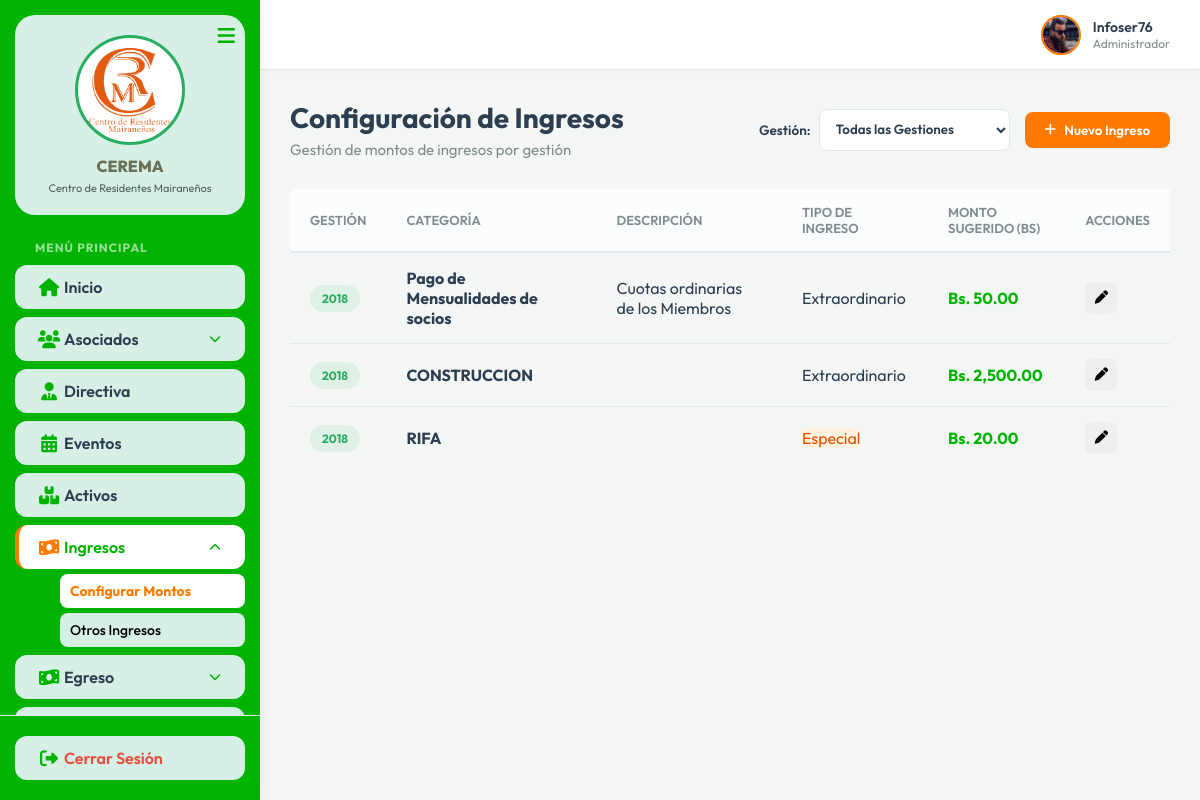
/Controller/categorias_ingreso.controller.php (signed in), run on the app's committed database.
### tables this page shows
CREATE TABLE `categorias_ingreso` (
  `id_cat_ingreso` int(11) NOT NULL AUTO_INCREMENT,
  `id_gestion` int(11) DEFAULT NULL,
  `nombre` varchar(100) NOT NULL,
  `requiere_socio` tinyint(1) NOT NULL DEFAULT 1,
  `monto_sugerido` decimal(10,2) DEFAULT 0.00,
  `descripcion` varchar(255) DEFAULT NULL,
  PRIMARY KEY (`id_cat_ingreso`)
);

CREATE TABLE `gestiones` (
  `id_gestion` int(11) NOT NULL AUTO_INCREMENT,
  `gestion` int(11) NOT NULL,
  `fecha_inicio` date NOT NULL,
  `fecha_fin` date NOT NULL,
  `estado` enum('Planificada','En Curso','Cerrada') NOT NULL DEFAULT 'Planificada',
  `created_at` timestamp NOT NULL DEFAULT current_timestamp(),
  PRIMARY KEY (`id_gestion`),
  UNIQUE KEY `gestion` (`gestion`)
);

### Controller/categorias_ingreso.controller.php (called while the page is built, shortened)
<?php
require_once __DIR__ . '/../Model/mcategorias_ingreso.php';
$database = new Database();
$db = $database->getConnection();
$categoriasModel = new CategoriasIngresoModel($db);
$queryGestiones = "SELECT * FROM gestiones ORDER BY gestion DESC";
$stmtGestiones = $db->prepare($queryGestiones);
$stmtGestiones->execute();
$gestiones_list = $stmtGestiones->fetchAll(PDO::FETCH_ASSOC);
$id_gestion_selected = isset($_GET['id_gestion']) ? $_GET['id_gestion'] : null;
if (!$id_gestion_selected) {
    foreach ($gestiones_list as $g) {
        if ($g['estado'] == 'En Curso') {
            $id_gestion_selected = $g['id_gestion'];
            break;
        }
    }
}
$stmt = $categoriasModel->getAll($id_gestion_selected);
$categorias = $stmt->fetchAll(PDO::FETCH_ASSOC);
if (empty($categorias) && !isset($_GET['id_gestion'])) {
    $id_gestion_selected = 'all';
    $stmt = $categoriasModel->getAll('all');
    $categorias = $stmt->fetchAll(PDO::FETCH_ASSOC);
}
require_once __DIR__ . '/../View/vcategorias_ingreso.php';
?>

### Model/mcategorias_ingreso.php (called while the page is built, shortened)
<?php
class CategoriasIngresoModel {
    private $conn;
    private $table_name = "categorias_ingreso";
    public function __construct($db) {
        $this->conn = $db;
    }
    public function getAll($id_gestion = null) {
        if ($id_gestion && $id_gestion !== 'all') {
            $query = "SELECT c.*, g.gestion
                      FROM " . $this->table_name . " c
                      LEFT JOIN gestiones g ON c.id_gestion = g.id_gestion
                      WHERE c.id_gestion = ? OR c.id_gestion IS NULL
                      ORDER BY c.id_cat_ingreso ASC";
            $stmt = $this->conn->prepare($query);
            $stmt->bindParam(1, $id_gestion);
        } else {
            $query = "SELECT c.*, g.gestion
                      FROM " . $this->table_name . " c
                      LEFT JOIN gestiones g ON c.id_gestion = g.id_gestion
                      ORDER BY c.id_cat_ingreso ASC";
            $stmt = $this->conn->prepare($query);
        }
        $stmt->execute();
        return $stmt;
    }
}
?>

### View/vcategorias_ingreso.php (the view, shortened to what this page needs)
<?php include 'header.php'; ?>
<div class="dashboard-header">
    <div class="header-actions" style="display: flex; justify-content: space-between; align-items: center; flex-wrap: wrap; gap: 15px;">
        <div>
            <h1 class="page-title">Configuración de Ingresos</h1>
            <p class="page-subtitle">Gestión de montos de ingresos por gestión</p>
        </div>
        <div style="display: flex; align-items: center; gap: 15px;">
            <div style="display: flex; align-items: center; gap: 8px;">
                <label for="selectGestionFilter" style="font-weight: 600; color: var(--text-main); font-size: 13.5px;">Gestión:</label>
                <select id="selectGestionFilter" onchange="window.location.href='categorias_ingreso.controller.php?id_gestion='+this.value" style="padding: 8px 12px; border: 1.5px solid var(--border-color); border-radius: var(--radius-sm); outline: none; font-family: inherit; font-weight: 600; background-color: white; color: var(--text-main); height: 42px;">
                    <option value="all" <?php echo ($id_gestion_selected === 'all') ? 'selected' : ''; ?>>Todas las Gestiones</option>
                </select>
            </div>
            <button class="btn-primary" onclick="openCreateModal()">
                <i class="fa-solid fa-plus"></i> Nuevo Ingreso
            </button>
        </div>
    </div>
</div>
<div class="card">
    <div class="table-responsive">
        <table class="data-table" style="width: 100%; border-collapse: collapse;">
            <thead>
                <tr>
                    <th>Gestión</th>
                    <th>Categoría</th>
                    <th>Descripción</th>
                    <th>Tipo de Ingreso</th>
                    <th>Monto Sugerido (Bs)</th>
                    <th>Acciones</th>
                </tr>
            </thead>
            <tbody>
                <?php foreach ($categorias as $cat): ?>
                <tr>
                    <td>
                        <span class="badge-status activo" style="font-weight: 700;">
                            <?php echo !empty($cat['gestion']) ? htmlspecialchars($cat['gestion']) : 'Todas'; ?>
                        </span>
                    </td>
                    <td><strong><?php echo htmlspecialchars($cat['nombre']); ?></strong></td>
                    <td><?php echo htmlspecialchars($cat['descripcion']); ?></td>
                    <td>
                        <?php if ($cat['requiere_socio'] == 1): ?>
                            <span class="status-badge status-pagado">Extraordinario</span>
                        <?php elseif ($cat['requiere_socio'] == 2): ?>
                            <span class="status-badge" style="background: #fff3e0; color: #e65100;">Especial</span>
                        <?php else: ?>
                            <span class="status-badge status-pendiente">Genérico</span>
                        <?php endif; ?>
                    </td>
                    <td style="font-weight: bold; color: #00B300;">Bs. <?php echo number_format($cat['monto_sugerido'], 2); ?></td>
                    <td>
                        <div class="action-buttons">
                            <button class="btn-icon btn-edit" onclick="editCategoria(<?php echo $cat['id_cat_ingreso']; ?>)" title="Configurar Monto">
                                <i class="fa-solid fa-pen"></i>
                            </button>
                        </div>
                    </td>
                </tr>
                <?php endforeach; ?>
            </tbody>
        </table>
    </div>
</div>
<link rel="stylesheet" href="../css/mensualidad.css">
<?php include 'footer.php'; ?>

### View/header.php (shortened to what this page needs)
<!DOCTYPE html>
<html lang="es">
<head>
    <link rel="stylesheet" href="../css/outfit.css">
    <link rel="stylesheet" href="../css/font-awesome/css/all.min.css">
    <link rel="stylesheet" href="../css/style.css">
</head>
<body>
    <div class="app-container">
        <aside class="sidebar" id="sidebar">
            <div class="sidebar-header-card">
                <div class="logo-box">
                    <img src="../imagenes/institucinal/logo.png" alt="CEREMA Logo" class="sidebar-logo-img">
                </div>
                <h3 class="sidebar-title">CEREMA</h3>
                <p class="sidebar-subtitle">Centro de Residentes Mairaneños</p>
                <button class="toggle-btn" id="toggle-btn">
                    <i class="fa-solid fa-bars"></i>
                </button>
            </div>
            <nav class="sidebar-nav">
                <div class="nav-heading">MENÚ PRINCIPAL</div>
                <?php
                $current_page = basename($_SERVER['PHP_SELF']);
                $is_socios = ($current_page == 'socio.controller.php');
                $is_mensualidad = ($current_page == 'mensualidad.controller.php');
                $is_aporte = ($current_page == 'aporte.controller.php');
                $is_aporte_especial = ($current_page == 'aporte_especial.controller.php');
                $is_cuota_inicial = ($current_page == 'cuota_inicial.controller.php');
                $is_evento = ($current_page == 'evento.controller.php');
                $is_categorias_ingreso = ($current_page == 'categorias_ingreso.controller.php');
                $is_otro_ingreso = ($current_page == 'otro_ingreso.controller.php');
                $is_sueldo = ($current_page == 'sueldo.controller.php');
                $is_servicio = ($current_page == 'servicio.controller.php');
                $is_otro_gasto = ($current_page == 'otro_gasto.controller.php');
                $is_egreso_ext = ($current_page == 'egreso_extraordinario.controller.php');
                $is_egreso_esp = ($current_page == 'egreso_especial.controller.php');
                $is_activo = ($current_page == 'activo.controller.php');
                $is_reporte = ($current_page == 'reporte.controller.php');
                ?>
                <ul class="nav-list">
                    <li class="nav-item <?php echo ($current_page == 'dashboard.php') ? 'active' : ''; ?>">
                        <a href="../View/dashboard.php" class="nav-link">
                            <i class="fa-solid fa-house"></i>
                            <span class="nav-text">Inicio</span>
                        </a>
                    </li>
                    <li class="nav-item has-submenu <?php echo ($is_socios || $is_mensualidad || $is_aporte || $is_aporte_especial || $is_cuota_inicial) ? 'active open' : ''; ?>">
                        <a href="#" class="nav-link">
                            <i class="fa-solid fa-users"></i>
                            <span class="nav-text">Asociados</span>
                            <i class="fa-solid fa-chevron-down submenu-icon" style="margin-left: auto; font-size: 12px; color: #00B300;"></i>
                        </a>
                    </li>
                    <li class="nav-item <?php echo ($current_page == 'directiva.controller.php') ? 'active' : ''; ?>">
                        <a href="../Controller/directiva.controller.php" class="nav-link">
                            <i class="fa-solid fa-user-tie"></i>
                            <span class="nav-text">Directiva</span>
                        </a>
                    </li>
                    <li class="nav-item <?php echo ($is_evento) ? 'active' : ''; ?>">
                        <a href="../Controller/evento.controller.php" class="nav-link">
                            <i class="fa-solid fa-calendar-days"></i>
                            <span class="nav-text">Eventos</span>
                        </a>
                    </li>
                    <li class="nav-item <?php echo ($is_activo) ? 'active' : ''; ?>">
                        <a href="../Controller/activo.controller.php" class="nav-link">
                            <i class="fa-solid fa-boxes-stacked"></i>
                            <span class="nav-text">Activos</span>
                        </a>
                    </li>
                    <li class="nav-item has-submenu <?php echo ($is_categorias_ingreso || $is_otro_ingreso) ? 'active open' : ''; ?>">
                        <a href="#" class="nav-link">
                            <i class="fa-solid fa-money-bill-wave"></i>
                            <span class="nav-text">Ingresos</span>
                            <i class="fa-solid fa-chevron-down submenu-icon" style="margin-left: auto; font-size: 12px; color: #00B300;"></i>
                        </a>
                        <ul class="nav-submenu">
                            <li><a href="../Controller/categorias_ingreso.controller.php" class="submenu-link <?php echo $is_categorias_ingreso ? 'active' : ''; ?>">Configurar Montos</a></li>
                            <li><a href="../Controller/otro_ingreso.controller.php" class="submenu-link <?php echo $is_otro_ingreso ? 'active' : ''; ?>">Otros Ingresos</a></li>
                        </ul>
                    </li>
                    <li class="nav-item has-submenu <?php echo ($is_servicio || $is_sueldo || $is_otro_gasto || $is_egreso_ext || $is_egreso_esp) ? 'active open' : ''; ?>">
                        <a href="#" class="nav-link">
                            <i class="fa-solid fa-money-bill-wave"></i>
                            <span class="nav-text">Egreso</span>
                            <i class="fa-solid fa-chevron-down submenu-icon" style="margin-left: auto; font-size: 12px; color: #00B300;"></i>
                        </a>
                    </li>
                    <li class="nav-item has-submenu <?php echo ($is_reporte) ? 'active open' : ''; ?>">
                        <a href="#" class="nav-link">
                        </a>
                    </li>
                </ul>
            </nav>
            <div class="sidebar-footer">
                <a href="../Controller/login.controller.php?action=logout" class="nav-link logout">
                    <i class="fa-solid fa-right-from-bracket"></i>
                    <span class="nav-text">Cerrar Sesión</span>
                </a>
            </div>
        </aside>
        <main class="main-content">
            <header class="topbar">
                <div class="topbar-actions">
                    <div class="user-profile">
                        <img src="../img/avatar.png" alt="Perfil">
                        <div class="user-info">
                            <span class="user-name"><?php echo isset($_SESSION['nombre_usuario']) ? htmlspecialchars($_SESSION['nombre_usuario']) : 'Admin (Desarrollo)'; ?></span>
                            <span class="user-role"><?php echo isset($_SESSION['rol']) ? htmlspecialchars($_SESSION['rol']) : 'Presidente'; ?></span>
                        </div>
                    </div>
                </div>
            </header>
            <div class="content-wrapper">

### View/footer.php (shortened to what this page needs)
            </div>
        </main>
    </div>
</body>
</html>

### View/vcategorias_ingreso.php (style rules this page uses)
.data-table th { padding: 15px 20px; text-align: left; }
.data-table td { padding: 15px 20px; vertical-align: middle; }

### data on the page
categorias_ingreso: id_gestion.gestion "2018", nombre "Pago de Mensualidades de socios", descripcion "Cuotas ordinarias de los Miembros", requiere_socio "Extraordinario", monto_sugerido "50.00"
categorias_ingreso: id_gestion.gestion "2018", nombre "CONSTRUCCION", requiere_socio "Extraordinario", monto_sugerido "2,500.00"
categorias_ingreso: id_gestion.gestion "2018", nombre "RIFA", requiere_socio "Especial", monto_sugerido "20.00"

### other printed values
$_SESSION['nombre_usuario'] "Infoser76"
$_SESSION['rol'] "Administrador"
